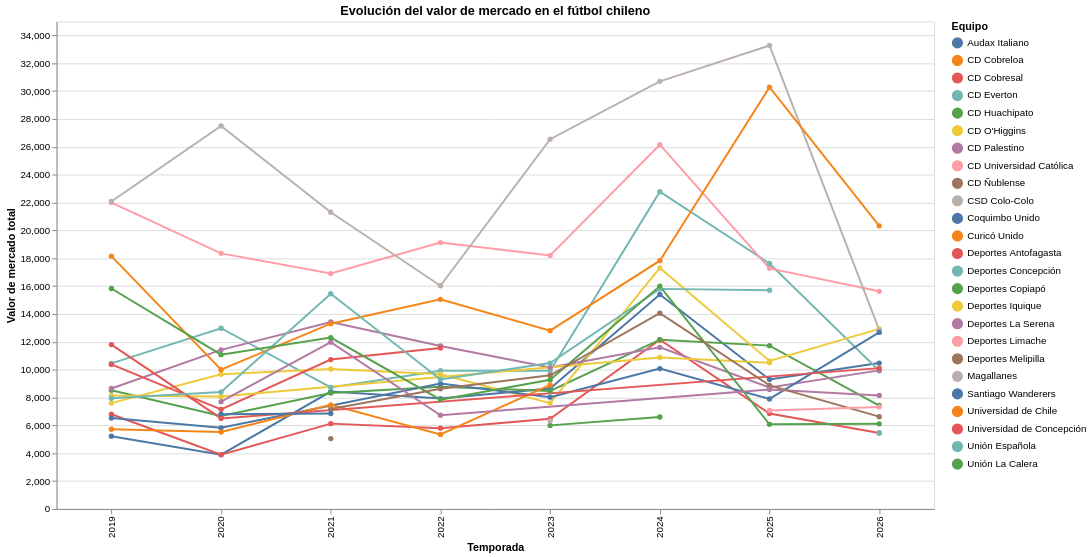

Here is the notebook cell this chart was saved with:
### Code cell
import pandas as pd
import altair as alt

# Leer Excel
df = pd.read_excel('/content/Base de datos Patricio Gómez (Limpia).xlsx')

# Agrupar por temporada y equipo
df_grouped = df.groupby(['Temporada', 'Equipo'])['Valor de mercado'].sum().reset_index()

# Selección interactiva
selection = alt.selection_point(fields=['Equipo'], bind='legend')

# Crear gráfico
chart = alt.Chart(df_grouped).mark_line(point=True).encode(
    x=alt.X('Temporada:O', title='Temporada'),
    y=alt.Y('Valor de mercado:Q', title='Valor de mercado total'),
    color=alt.Color('Equipo:N', title='Equipo'),
    opacity=alt.condition(selection, alt.value(1), alt.value(0.15)),
    tooltip=['Equipo', 'Temporada', 'Valor de mercado']
).add_params(
    selection
).properties(
    width=900,
    height=500,
    title='Evolución del valor de mercado en el fútbol chileno'
)

chart

### Figure 1 — Vega-Lite specification as saved in the notebook (floating-point values rounded to 4 significant figures; data arrays with more than 128 entries replaced by an {"elided": "..."} marker saying what was removed)
{"config": {"view": {"continuousWidth": 300, "continuousHeight": 300}}, "data": {"name": "data-05d84190dbcdebfe023d8b5b4a7f87be"}, "mark": {"type": "line", "point": true}, "encoding": {"color": {"field": "Equipo", "title": "Equipo", "type": "nominal"}, "opacity": {"condition": {"param": "param_6", "value": 1}, "value": 0.15}, "tooltip": [{"field": "Equipo", "type": "nominal"}, {"field": "Temporada", "type": "quantitative"}, {"field": "Valor de mercado", "type": "quantitative"}], "x": {"field": "Temporada", "title": "Temporada", "type": "ordinal"}, "y": {"field": "Valor de mercado", "title": "Valor de mercado total", "type": "quantitative"}}, "height": 500, "params": [{"name": "param_6", "select": {"type": "point", "fields": ["Equipo"]}, "bind": "legend"}], "title": "Evolución del valor de mercado en el fútbol chileno", "width": 900, "$schema": "https://vega.github.io/schema/vega-lite/v5.20.1.json", "datasets": {"data-05d84190dbcdebfe023d8b5b4a7f87be": {"elided": "131 records"}}}
